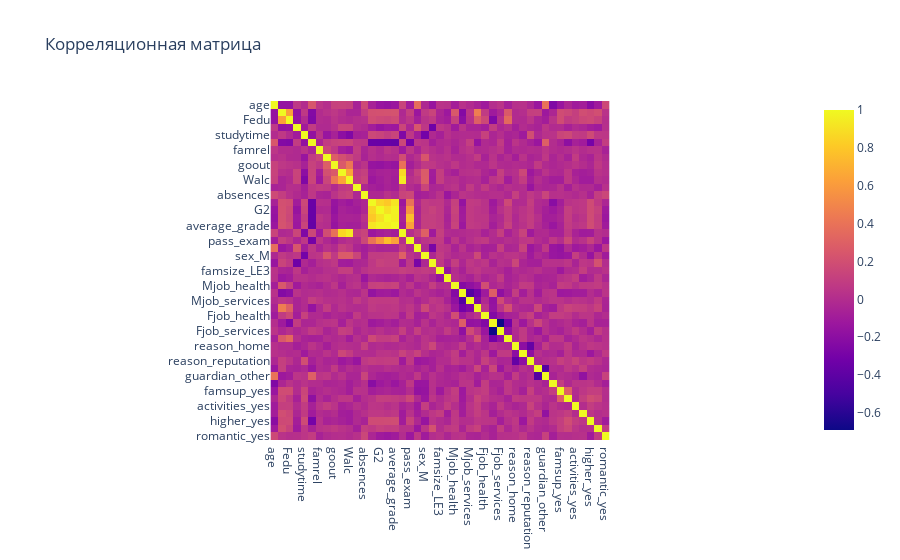

Notebook code cell kept with this figure:
### Code cell
# Корреляционная матрица (оригинальный датасет)
# Удалить столбцы с текстовыми данными
dfCor = df.select_dtypes(exclude=['object'])

correlation_matrix = dfCor.corr()
fig = px.imshow(correlation_matrix, x=correlation_matrix.columns, y=correlation_matrix.index, title="Корреляционная матрица")
fig.show()

### Figure 1 — Plotly figure (JSON) as saved in the notebook; plotly's stock layout.template omitted (floating-point values rounded to 4 significant figures; data arrays with more than 128 entries replaced by an {"elided": "..."} marker saying what was removed)
{"data": [{"coloraxis": "coloraxis", "hovertemplate": "x: %{x}<br>y: %{y}<br>color: %{z}<extra></extra>", "name": "0", "type": "heatmap", "x": ["age", "Medu", "Fedu", "traveltime", "studytime", "failures", "famrel", "freetime", "goout", "Dalc", "Walc", "health", "absences", "G1", "G2", "G3", "average_grade", "total_alcohol_consumption", "pass_exam", "school_MS", "sex_M", "address_U", "famsize_LE3", "Pstatus_T", "Mjob_health", "Mjob_other", "Mjob_services", "Mjob_teacher", "Fjob_health", "Fjob_other", "Fjob_services", "Fjob_teacher", "reason_home", "reason_other", "reason_reputation", "guardian_mother", "guardian_other", "schoolsup_yes", "famsup_yes", "paid_yes", "activities_yes", "nursery_yes", "higher_yes", "internet_yes", "romantic_yes"], "xaxis": "x", "y": ["age", "Medu", "Fedu", "traveltime", "studytime", "failures", "famrel", "freetime", "goout", "Dalc", "Walc", "health", "absences", "G1", "G2", "G3", "average_grade", "total_alcohol_consumption", "pass_exam", "school_MS", "sex_M", "address_U", "famsize_LE3", "Pstatus_T", "Mjob_health", "Mjob_other", "Mjob_services", "Mjob_teacher", "Fjob_health", "Fjob_other", "Fjob_services", "Fjob_teacher", "reason_home", "reason_other", "reason_reputation", "guardian_mother", "guardian_other", "schoolsup_yes", "famsup_yes", "paid_yes", "activities_yes", "nursery_yes", "higher_yes", "internet_yes", "romantic_yes"], "yaxis": "y", "z": {"elided": "45x45 float values"}}], "layout": {"coloraxis": {"colorscale": [[0, "#0d0887"], [0.1111, "#46039f"], [0.2222, "#7201a8"], [0.3333, "#9c179e"], [0.4444, "#bd3786"], [0.5556, "#d8576b"], [0.6667, "#ed7953"], [0.7778, "#fb9f3a"], [0.8889, "#fdca26"], [1, "#f0f921"]]}, "title": {"text": "Корреляционная матрица"}, "xaxis": {"anchor": "y", "constrain": "domain", "domain": [0, 1], "scaleanchor": "y"}, "yaxis": {"anchor": "x", "autorange": "reversed", "constrain": "domain", "domain": [0, 1]}}}
